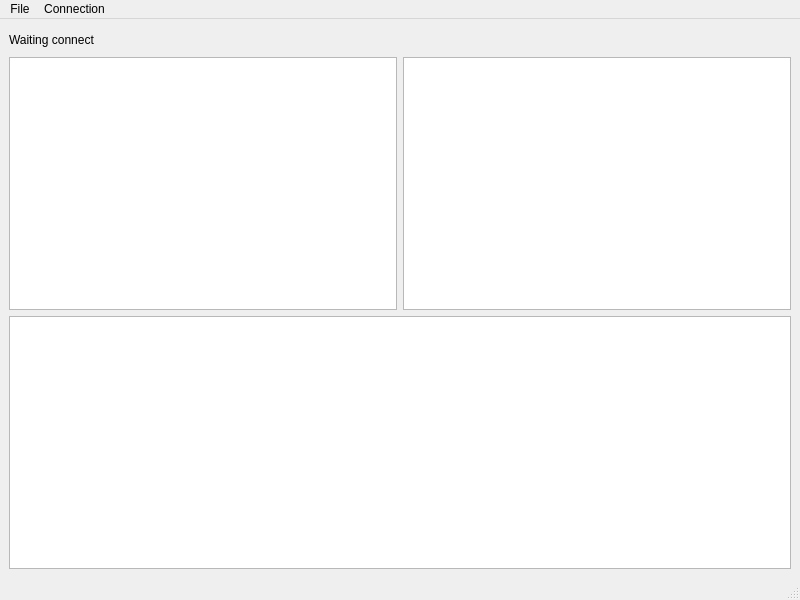
<?xml version="1.0" encoding="UTF-8"?>
<ui version="4.0">
 <class>MainWindow</class>
 <widget class="QMainWindow" name="MainWindow">
  <property name="geometry">
   <rect>
    <x>0</x>
    <y>0</y>
    <width>800</width>
    <height>600</height>
   </rect>
  </property>
  <property name="windowTitle">
   <string>Minerva Zigbee Application Demo v1.0</string>
  </property>
  <property name="windowIcon">
   <iconset>
    <normaloff>images/logo-no-text.png</normaloff>images/logo-no-text.png</iconset>
  </property>
  <widget class="QWidget" name="centralwidget">
   <layout class="QGridLayout" name="gridLayout">
    <item row="0" column="0" colspan="2">
     <widget class="QLabel" name="labelConnect">
      <property name="minimumSize">
       <size>
        <width>0</width>
        <height>23</height>
       </size>
      </property>
      <property name="text">
       <string>Waiting connect</string>
      </property>
     </widget>
    </item>
    <item row="1" column="0">
     <widget class="QTreeView" name="viewItem">
      <property name="minimumSize">
       <size>
        <width>0</width>
        <height>0</height>
       </size>
      </property>
      <property name="contextMenuPolicy">
       <enum>Qt::CustomContextMenu</enum>
      </property>
      <property name="editTriggers">
       <set>QAbstractItemView::NoEditTriggers</set>
      </property>
      <property name="selectionMode">
       <enum>QAbstractItemView::ContiguousSelection</enum>
      </property>
      <property name="selectionBehavior">
       <enum>QAbstractItemView::SelectItems</enum>
      </property>
     </widget>
    </item>
    <item row="1" column="1">
     <widget class="QTableView" name="viewProperty">
      <property name="minimumSize">
       <size>
        <width>0</width>
        <height>0</height>
       </size>
      </property>
     </widget>
    </item>
    <item row="2" column="0" colspan="2">
     <widget class="QListWidget" name="listWidget"/>
    </item>
   </layout>
  </widget>
  <widget class="QMenuBar" name="menubar">
   <property name="geometry">
    <rect>
     <x>0</x>
     <y>0</y>
     <width>800</width>
     <height>20</height>
    </rect>
   </property>
   <widget class="QMenu" name="menuFile">
    <property name="title">
     <string>File</string>
    </property>
    <addaction name="actionQuit"/>
   </widget>
   <widget class="QMenu" name="menuConnection">
    <property name="title">
     <string>Connection</string>
    </property>
    <addaction name="actionConnect"/>
   </widget>
   <addaction name="menuFile"/>
   <addaction name="menuConnection"/>
  </widget>
  <widget class="QStatusBar" name="statusbar"/>
  <action name="actionQuit">
   <property name="text">
    <string>Quit</string>
   </property>
  </action>
  <action name="actionConnect">
   <property name="text">
    <string>Connect</string>
   </property>
  </action>
 </widget>
 <resources/>
 <connections/>
</ui>
